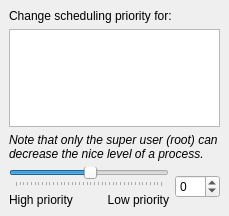
<ui version="4.0" >
 <class>ReniceDlgUi</class>
 <widget class="QWidget" name="ReniceDlgUi" >
  <property name="geometry" >
   <rect>
    <x>0</x>
    <y>0</y>
    <width>229</width>
    <height>216</height>
   </rect>
  </property>
  <property name="windowTitle" >
   <string>Form1</string>
  </property>
  <layout class="QVBoxLayout" >
   <property name="margin" >
    <number>9</number>
   </property>
   <property name="spacing" >
    <number>6</number>
   </property>
   <item>
    <widget class="QLabel" name="lblMessage1" >
     <property name="text" >
      <string>Change scheduling priority for:</string>
     </property>
     <property name="alignment" >
      <set>Qt::AlignVCenter</set>
     </property>
     <property name="wordWrap" >
      <bool>true</bool>
     </property>
    </widget>
   </item>
   <item>
    <widget class="QListWidget" name="listWidget" >
     <property name="sizePolicy" >
      <sizepolicy>
       <hsizetype>5</hsizetype>
       <vsizetype>5</vsizetype>
       <horstretch>0</horstretch>
       <verstretch>1</verstretch>
      </sizepolicy>
     </property>
     <property name="contextMenuPolicy" >
      <enum>Qt::NoContextMenu</enum>
     </property>
     <property name="selectionMode" >
      <enum>QAbstractItemView::NoSelection</enum>
     </property>
     <property name="uniformItemSizes" >
      <bool>true</bool>
     </property>
    </widget>
   </item>
   <item>
    <widget class="QLabel" name="lblMessage2" >
     <property name="text" >
      <string>&lt;i>Note that only the super user (root) can decrease the nice level of a process.</string>
     </property>
     <property name="textFormat" >
      <enum>Qt::RichText</enum>
     </property>
     <property name="alignment" >
      <set>Qt::AlignVCenter</set>
     </property>
     <property name="wordWrap" >
      <bool>true</bool>
     </property>
     <property name="buddy" >
      <cstring>spinBox2</cstring>
     </property>
    </widget>
   </item>
   <item>
    <layout class="QHBoxLayout" >
     <property name="margin" >
      <number>0</number>
     </property>
     <property name="spacing" >
      <number>6</number>
     </property>
     <item>
      <layout class="QGridLayout" >
       <property name="margin" >
        <number>0</number>
       </property>
       <property name="spacing" >
        <number>6</number>
       </property>
       <item row="1" column="1" >
        <widget class="QLabel" name="label_2" >
         <property name="text" >
          <string>Low priority</string>
         </property>
         <property name="alignment" >
          <set>Qt::AlignRight|Qt::AlignTop|Qt::AlignTrailing</set>
         </property>
        </widget>
       </item>
       <item row="1" column="0" >
        <widget class="QLabel" name="lblHighPriority" >
         <property name="text" >
          <string>High priority</string>
         </property>
         <property name="alignment" >
          <set>Qt::AlignLeading|Qt::AlignLeft|Qt::AlignTop</set>
         </property>
        </widget>
       </item>
       <item row="0" column="0" colspan="2" >
        <widget class="QSlider" name="sliderPriority" >
         <property name="sizePolicy" >
          <sizepolicy>
           <hsizetype>7</hsizetype>
           <vsizetype>0</vsizetype>
           <horstretch>1</horstretch>
           <verstretch>0</verstretch>
          </sizepolicy>
         </property>
         <property name="focusPolicy" >
          <enum>Qt::NoFocus</enum>
         </property>
         <property name="minimum" >
          <number>-20</number>
         </property>
         <property name="maximum" >
          <number>19</number>
         </property>
         <property name="pageStep" >
          <number>4</number>
         </property>
         <property name="orientation" >
          <enum>Qt::Horizontal</enum>
         </property>
         <property name="tickPosition" >
          <enum>QSlider::TicksBelow</enum>
         </property>
        </widget>
       </item>
      </layout>
     </item>
     <item>
      <widget class="QSpinBox" name="spinBoxPriority" >
       <property name="maximum" >
        <number>19</number>
       </property>
       <property name="minimum" >
        <number>-20</number>
       </property>
      </widget>
     </item>
    </layout>
   </item>
  </layout>
 </widget>
 <layoutdefault spacing="6" margin="11" />
 <tabstops>
  <tabstop>spinBoxPriority</tabstop>
  <tabstop>listWidget</tabstop>
 </tabstops>
 <resources/>
 <connections>
  <connection>
   <sender>sliderPriority</sender>
   <signal>valueChanged(int)</signal>
   <receiver>spinBoxPriority</receiver>
   <slot>setValue(int)</slot>
   <hints>
    <hint type="sourcelabel" >
     <x>123</x>
     <y>170</y>
    </hint>
    <hint type="destinationlabel" >
     <x>199</x>
     <y>170</y>
    </hint>
   </hints>
  </connection>
  <connection>
   <sender>spinBoxPriority</sender>
   <signal>valueChanged(int)</signal>
   <receiver>sliderPriority</receiver>
   <slot>setValue(int)</slot>
   <hints>
    <hint type="sourcelabel" >
     <x>180</x>
     <y>183</y>
    </hint>
    <hint type="destinationlabel" >
     <x>20</x>
     <y>171</y>
    </hint>
   </hints>
  </connection>
 </connections>
</ui>
